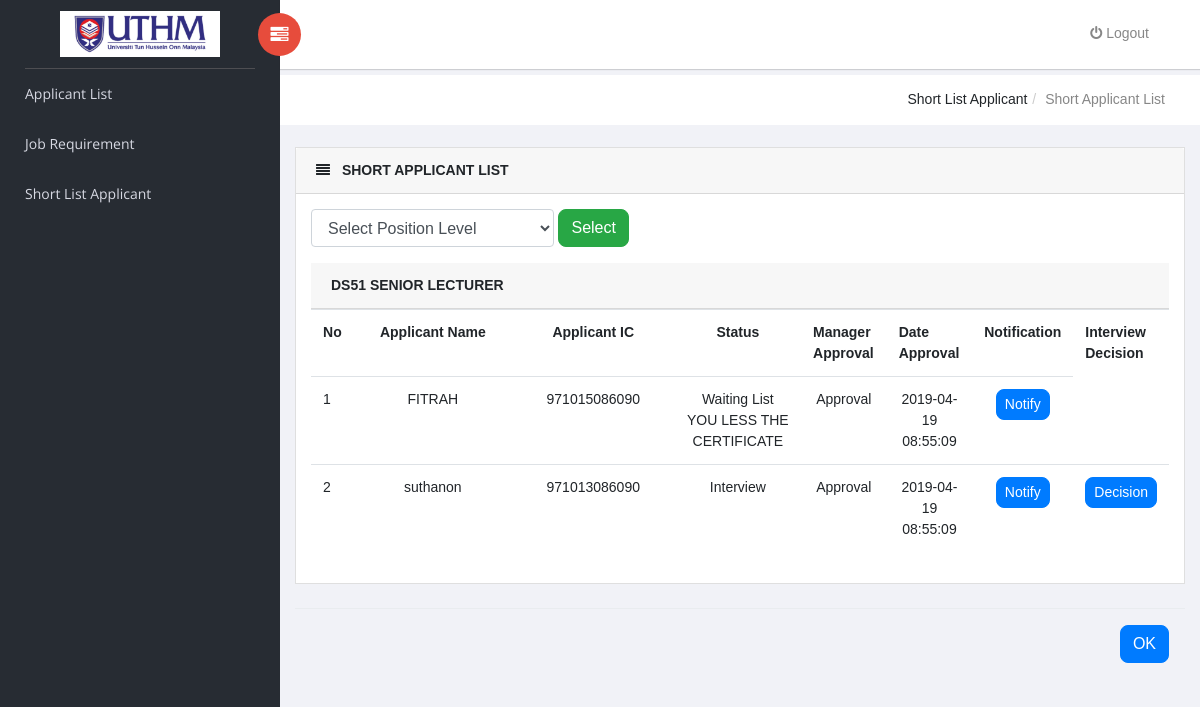
The page /shortlist1.php on the database as committed earlier.
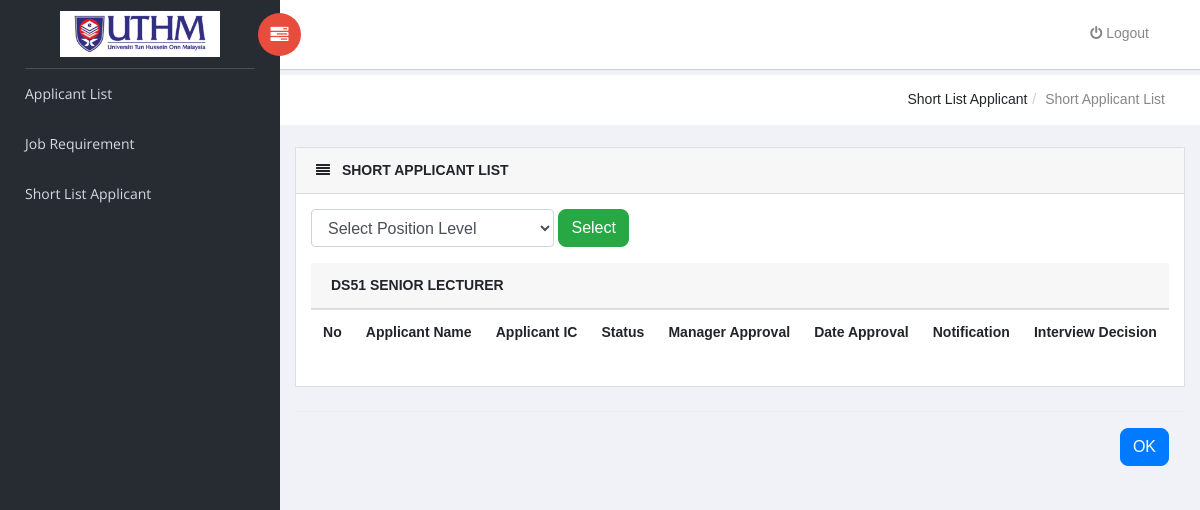
The same page on the database as committed later.
### tables this page shows
CREATE TABLE `decision` (
  `Decision_Id` int(2) NOT NULL,
  `Applicant_Name` varchar(50) NOT NULL,
  `user_Ic` char(13) NOT NULL,
  `faculty` varchar(50) NOT NULL,
  `app_post1` varchar(50) NOT NULL,
  `Status_1` varchar(15) DEFAULT NULL,
  `Status_2` varchar(50) NOT NULL,
  `Is_active` int(1) NOT NULL,
  `Officer_Name` varchar(50) NOT NULL,
  `date_Officer` date NOT NULL,
  `Approval_status` varchar(10) NOT NULL DEFAULT 'In Process',
  `Created_date` timestamp NOT NULL DEFAULT CURRENT_TIMESTAMP,
  `Modified_date` timestamp NOT NULL DEFAULT CURRENT_TIMESTAMP ON UPDATE CURRENT_TIMESTAMP
);

### shortlist1.php (the view, shortened to what this page needs)
<?php
$db = db_connect();
?>
<!doctype html>
<html class="no-js" lang="en">
    <link rel="stylesheet" href="vendors/bootstrap/dist/css/bootstrap.min.css">
    <link rel="stylesheet" href="vendors/font-awesome/css/font-awesome.min.css">
    <link rel="stylesheet" href="vendors/themify-icons/css/themify-icons.css">
    <link rel="stylesheet" href="vendors/flag-icon-css/css/flag-icon.min.css">
    <link rel="stylesheet" href="vendors/selectFX/css/cs-skin-elastic.css">
    <link rel="stylesheet" href="assets/css/style.css">
</head>
   <aside id="left-panel" class="left-panel">
        <nav class="navbar navbar-expand-sm navbar-default">
            <div class="navbar-header">
                  <a class="navbar-brand" href="officer.php"><img src="images/images/uthm.jpeg" alt="Logo"></a>
            </div>
            <div id="main-menu" class="main-menu collapse navbar-collapse">
                <ul class="nav navbar-nav">
                    <li class="active">
                        <a href="appList.php"> </i>Applicant List </a>
                    </li>
					 <li class="active">
                        <a href="JobRequirement.php"> </i>Job Requirement</a>
                    </li>
					  <li class="active">
                        <a href="shortlist.php"> </i>Short List Applicant </a>
                    </li>
                </ul>
            </div>
        </nav>
    </aside>
   <div id="right-panel" class="right-panel">
        <header id="header" class="header">
            <div class="header-menu">
							<div class="col-sm-7">
								<a id="menuToggle" class="menutoggle pull-left"><i class="fa fa fa-tasks"></i></a>
							</div>
							<div class="col-sm-5">
								<div class="user-area dropdown float-right">
                        <a href="#" class="dropdown-toggle" data-toggle="dropdown" aria-haspopup="true" aria-expanded="false">
                           <a class="nav-link" href="logout.php"><i class="fa fa-power-off"></i> Logout</a>
                        </a>
								</div>
							</div>
						</div>
        </header>
       <div class="breadcrumbs">
            <div class="col-sm-12">
                <div class="page-header float-right">
                    <div class="page-title">
                        <ol class="breadcrumb text-right">
                             <li class="active">Short List Applicant</li><li><a href="#">Short Applicant List</a></li>
                        </ol>
                    </div>
                </div>
            </div>
        </div>
    <form class="form-inline"  method="post" enctype="multipart/form-data" >
         <div class="content mt-3">
            <div class="animated">
                <div class="card">
                    <div class="card-header">
                        <i class="mr-2 fa fa-align-justify"></i>
                        <strong class="card-title" style="font-size:px;"> SHORT APPLICANT LIST</strong>
                    </div>
                    <div class="card-body">
                                             <p scope="col"><select id='app_post1' class="form-control" name='app_post'>
                                                 <option value="">Select Position Level</option>
                                                 </select>
												  <button id='verify' style="border-radius: 8px;" class="btn btn-success">Select</button>
										    </p>
                                <table class="table">
								<div class="card-header">
								<strong class="card-title" style="font-size:px;"> DS51 SENIOR LECTURER</strong>
								</div>
							      <tbody>
									<tr >
									  <th scope="col" ><label for="no">No</label></th>
									  <th scope="col" ><label for="Applicant_Name">Applicant Name</label></th>
									  <th scope="col" ><label for="user_Ic">Applicant IC</label></th>
									  <th scope="col" ><label for="status">Status</label></th>
									  <th scope="col" ><label for="approve">Manager Approval</label></th>
									   <th scope="col" ><label for="approveDate">Date Approval</label></th>
									   <th scope="col" ><label for="notify">Notification</label></th>
									    <th scope="col" ><label for="decisionIv">Interview Decision</label></th>
									</tr>
									<?php
									$qlist = "SELECT * FROM decision WHERE Is_active='1'";
									$reslist = $db->query($qlist);
									$count=0;
									 while($rowlist = $reslist->fetch_assoc()) {
											if ($rowlist['app_post1'] == 'DS51 SENIOR LECTURER'){
												$count++;
											   echo "<tr>";
													echo"<td style='width:5%'>" .$count."</td>";
													echo"<td style='width:20%' align='center'>" .$rowlist['Applicant_Name']." </td>";
													echo"<td style='width:20%' align='center'>" .$rowlist['user_Ic']."</td>";
														if ($rowlist['Status_1'] == 'Interview') {
													  echo"<td style='width:15%' align='center'>" .$rowlist['Status_1']."</td>";
													} else {
													  echo"<td style='width:15%' align='center'>" .$rowlist['Status_1']."<br/>".$rowlist['Status_2']."</td>";
											}
											echo"<td style='width:10%' align='center'>" .$rowlist['Approval_status']."</td>";
											echo"<td style='width:10%' align='center'>" .$rowlist['Created_date']."</td>";
											echo"<td style='width:10%' align='center'><a style='border-radius: 8px;' class='btn btn-primary btn-sm' href ='notify.php?Applicant_Name=$rowlist[Applicant_Name] & user_Ic=$rowlist[user_Ic] '>Notify</a></td>";
											if ($rowlist['Status_1'] == 'Interview') {
											echo"<td style='width:10%' align='center'><a style='border-radius: 8px;' class='btn btn-primary btn-sm' href ='DecisionIv.php?Applicant_Name=$rowlist[Applicant_Name] & user_Ic=$rowlist[user_Ic] '>Decision</a></td>";
											}
											}
									 }
									?>
                                    </tbody>
                                </table>
								</div>
				</div>
							</div>
							<div class="modal-footer">
							<a style="border-radius: 8px;" class="btn btn-primary" href="officer.php">OK</a>
                            </div>
				 </div>
                    </div>
   <br>
</body>
</html>

Rows that differ between the two databases and show on the page:
no longer on this page (row edited): decision: Applicant_Name "FITRAH", user_Ic "971015086090", Status_1 "Waiting List", Status_2 "YOU LESS THE CERTIFICATE", Approval_status "Approval", Created_date "2019-04-19 08:55:09"
removed decision: Applicant_Name "suthanon", user_Ic "971013086090", Status_1 "Interview", Approval_status "Approval", Created_date "2019-04-19 08:55:09"
